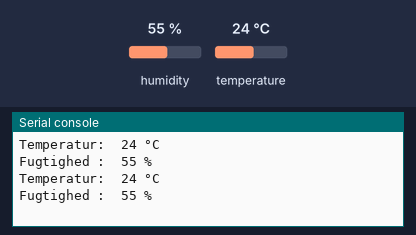
Bench run of a program on a simulated MicroPython board. Parts: the last lines printed to the serial console. Inputs (shaded band) come from the test bench; at power-on: humidity 55 %, temperature 24 °C.

Above: at 1.2 s.
1.3 s: humidity set to 22 %
At 2.6 s:
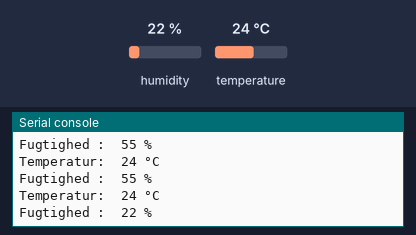
2.8 s: temperature set to 12 °C
At 3.9 s:
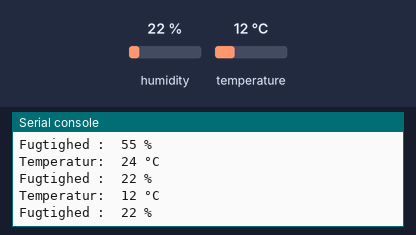
4.3 s: humidity set to 40 %
At 5.9 s:
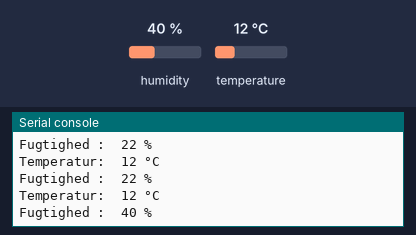
Timing chart, 0 to 7.4 s (numbered marks = the images above; inputs shaded):
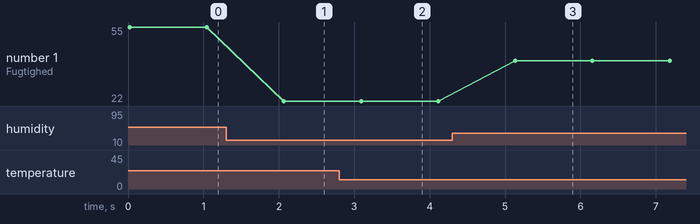

The program:

temperature_dht11.py
```python
# A simple DHT11 test program
from machine import Pin
from time import sleep
import dht

########################################
# CONFIGURATION
dht11_pin = 19                         # The DHT11 pin

########################################
# OBJECTS
dht11 = dht.DHT11(Pin(dht11_pin))      # The DHT11 object

########################################
# PROGRAM
while True:
    # Make the measurement
    dht11.measure()
    temp = dht11.temperature()         # Get the temperature
    hum = dht11.humidity()             # Get the humidity

    # Print the result
    print('Temperatur: %3d °C' % temp)
    print('Fugtighed : %3d %%' % hum)

    sleep(1)                           # Wait for 1 s then loop around
```

Measured:
- after the input at 1.3 s, the serial console: prints a new line after 0.77 s (image 1)
- after the input at 2.8 s, the serial console: prints a new line after 0.29 s (image 2)
- after the input at 4.3 s, the serial console: prints a new line after 0.84 s (image 3)
- plotted number 1: 55 → 22 after the input at 1.3 s, 22 → 40 after the input at 4.3 s
